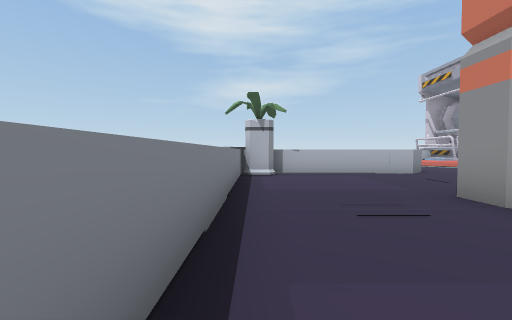
view 1 (above)

19 first-person views from a walk through a Unity game level. The camera is 1.4 m above the floor, tilts 2° down and sees 90° across. The floor is counted in squares, 2 m on a side. Each view is taken from the middle of a square. On the plan, view 1 faces up. The plan holds only what a view shows up to about 9 squares ahead; the rest is blank.

view 2
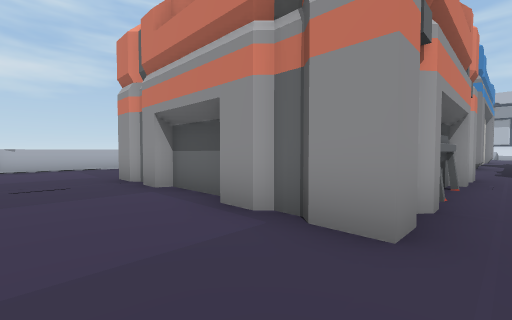

view 3
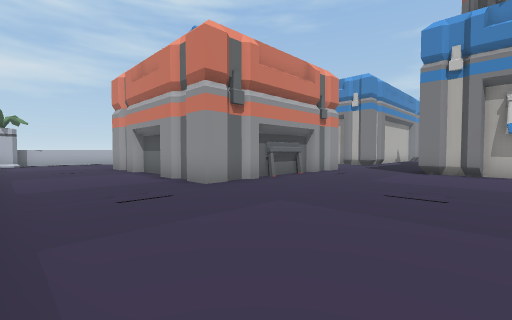

view 4
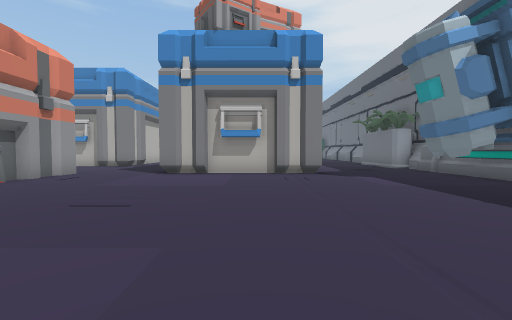

view 5
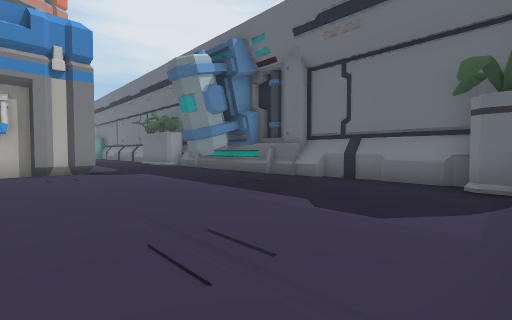

view 6
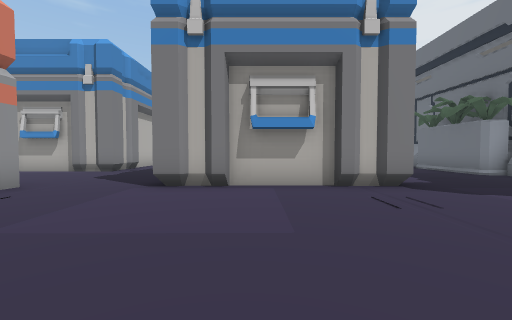

view 7
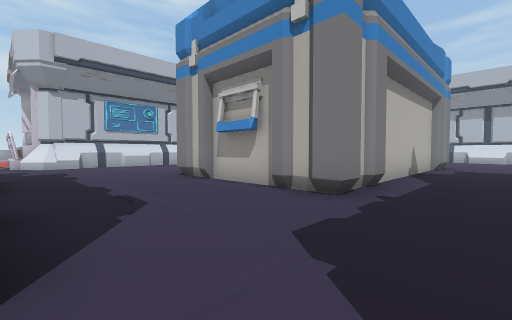

view 8
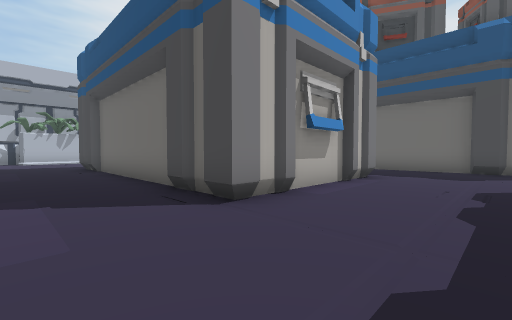

view 9
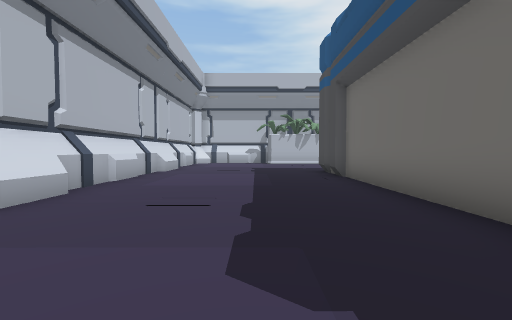

view 10
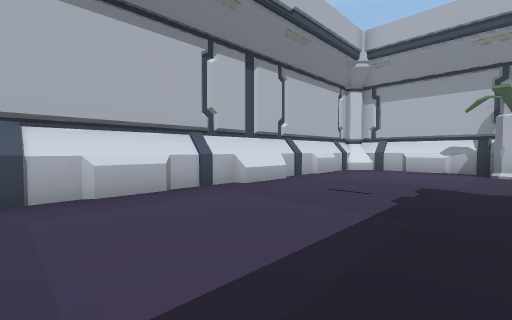

view 11
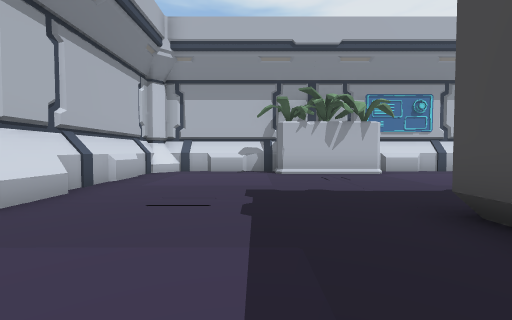

view 12
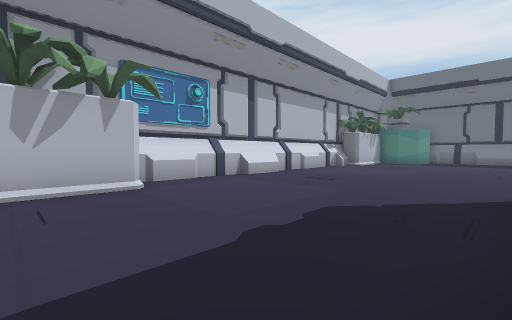

view 13
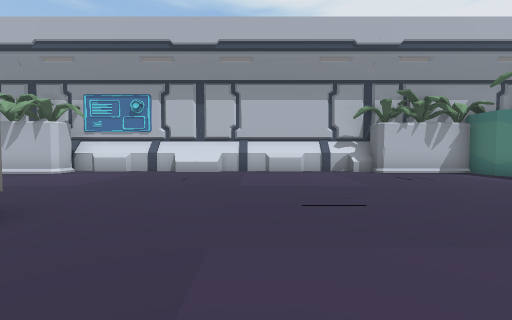

view 14
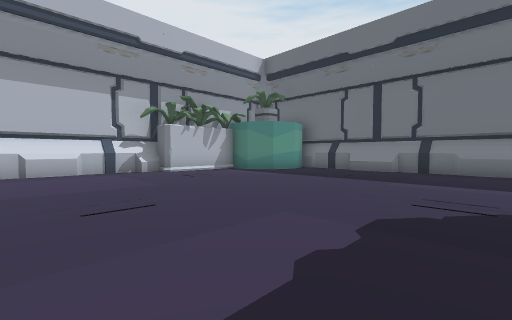

view 15
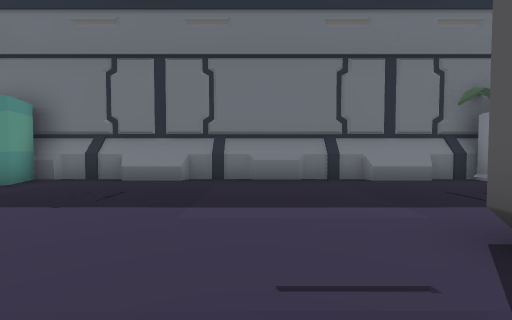

view 16
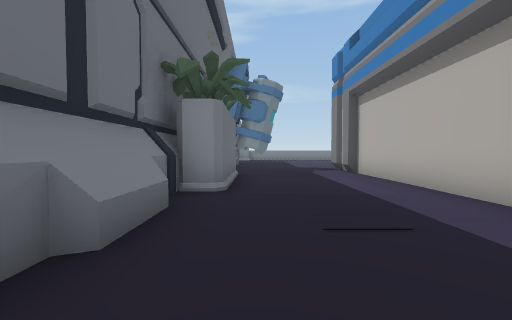

view 17
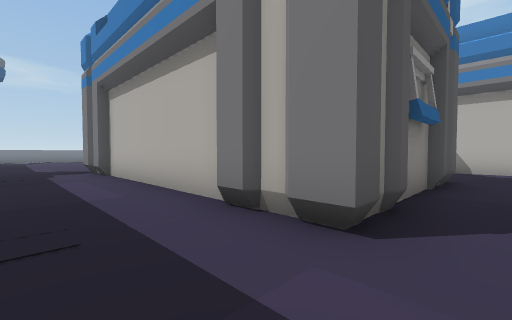

view 18
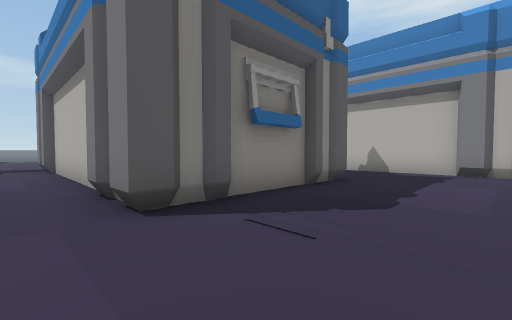

view 19
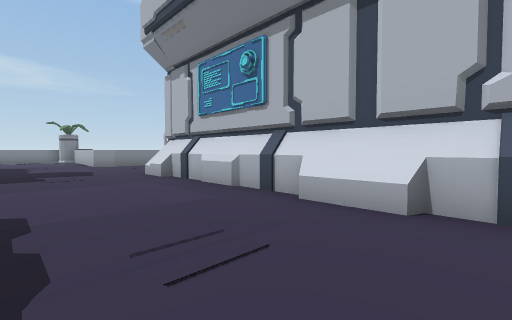

### Floor plan
Key: @ floor where view 1 was taken; # wall or solid block; . floor; ^ raised ledge.
Columns run from 1 left of view 1 to 28 right of it. Each row starts with its distance up from view 1.
  9       ^..  ###################
  8 ##^^^^^..........##....##....#
  7 ^............................#
  6 ^............................#
  5 ^..... ......................#
  4 ^....#    ..................##
  3 ^....#    ..................#
  2 ^....#    ....#########.....#
  1 ^....#    ....#        .....##
  0  @...#    ....#        ......#
 -1  ...##     ...#        ......#
 -2  ...#######...#########......#
 -3  ............................#
 -4  ............................#
 -5  ..............    #.........#
 -6  .........####     #.........#
 -7  ..........#       #.........#
 -8  ..........#       #.........#
 -9  .........##########.........#
-10  .........##......##........##
-11  ...........................#
-12  ..........................##
-13  .......##.................#
-14  #...###########.##....##..#
-15  ######        #############

Where each view was taken, in squares from view 1:
view 1: 0 up, 0 right, facing up
view 2: 3 down, 1 right, facing up-right
view 3: 7 down, 0 right, facing up-right
view 4: 8 down, 1 right, facing right
view 5: 8 down, 0 right, facing down-right
view 6: 7 down, 4 right, facing right
view 7: 4 down, 9 right, facing up-right
view 8: 5 up, 10 right, facing down-right
view 9: 5 up, 13 right, facing right
view 10: 4 up, 18 right, facing up-right
view 11: 5 up, 19 right, facing right
view 12: 3 up, 22 right, facing down-right
view 13: 5 down, 19 right, facing right
view 14: 5 down, 19 right, facing down-right
view 15: 8 down, 20 right, facing down
view 16: 13 down, 19 right, facing left
view 17: 12 down, 19 right, facing up-left
view 18: 11 down, 21 right, facing up-left
view 19: 5 up, 18 right, facing up-left
